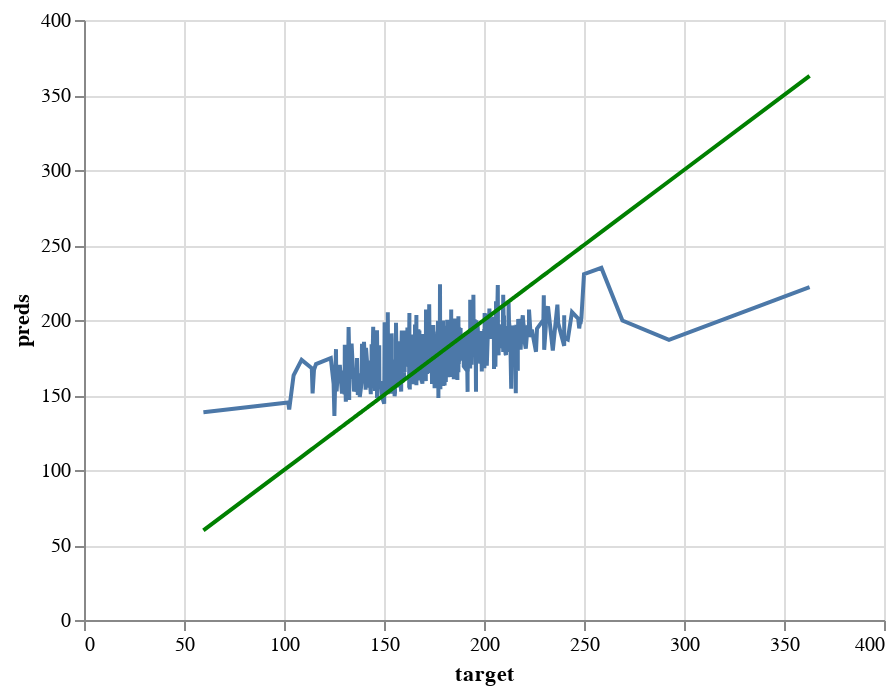

Source (notebook cell):
### Code cell
# predictions versus the target line charts on the test set
perfect_test_2 = alt.Chart(pd.DataFrame({'target': y_test_2, 'preds': y_test_2})).mark_line(color='green').encode(
    x='target',
    y='preds'
)

pred_chart_test_2 = alt.Chart(pd.DataFrame({'target': y_test_2, 'preds': y_test_preds_2})).mark_line().encode(
    x='target',
    y='preds'
  )

pred_chart_test_2 + perfect_test_2

### Figure 1 — Vega-Lite specification as saved in the notebook (floating-point values rounded to 4 significant figures; data arrays with more than 128 entries replaced by an {"elided": "..."} marker saying what was removed)
{"config": {"view": {"continuousWidth": 400, "continuousHeight": 300}}, "layer": [{"data": {"name": "data-1f9f0e7d3c6efa375ed7e1e9e599c6fd"}, "mark": "line", "encoding": {"x": {"field": "target", "type": "quantitative"}, "y": {"field": "preds", "type": "quantitative"}}}, {"data": {"name": "data-325359e573684d5da4db6a7c05ccc135"}, "mark": {"type": "line", "color": "green"}, "encoding": {"x": {"field": "target", "type": "quantitative"}, "y": {"field": "preds", "type": "quantitative"}}}], "$schema": "https://vega.github.io/schema/vega-lite/v4.17.0.json", "datasets": {"data-1f9f0e7d3c6efa375ed7e1e9e599c6fd": {"elided": "609 records"}, "data-325359e573684d5da4db6a7c05ccc135": {"elided": "609 records"}}}
